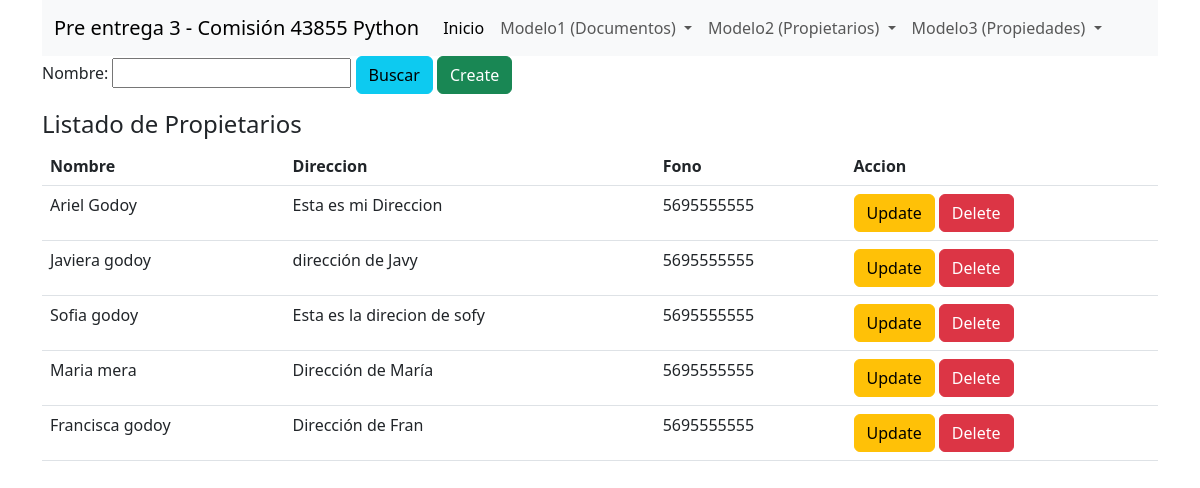
Screenshot of /listarPropietarios/ with the database file from the repository.
### crud/models.py (models this page shows)
class Propietario(models.Model):
    nombre = models.CharField(db_column='nombre', max_length=100, blank=False)
    direccion = models.CharField(db_column='direccion', max_length=100, blank=False)
    fono = models.CharField(db_column='fono',blank=False, max_length=10, default='5695555555')

### crud/views.py (the view)
# urls.py: path('listarPropietarios/', views.listarPropietarios, name='listarPropietarios'),
def listarPropietarios(request):
    form = BuscaPropietario(request.GET)
    if form.is_valid():
        filtro = form.cleaned_data['nombre']
        propietarios = Propietario.objects.filter(nombre__icontains=filtro)
    else:
        print("No es Valido ")
    return render(request,"listapropietarios.html",{'form':form,'propietarios':propietarios})

### crud/forms.py
class BuscaPropietario(forms.Form):
    nombre = forms.CharField(max_length=100,required=False)

### crud/templates/listapropietarios.html
{% extends "base.html" %}
{% block content %}
<div class="container">
    <form action="?" method="get">
        {{form}}
        <button type="submit" class="btn btn-info">Buscar</button>
        <a type="button" class="btn btn-success" href="{%url 'creaPropietario' %}">Create</a>
    </form>
<div class="card-body">
    <h4>Listado de Propietarios </h4>
    <table class="table">
        <thead>
            <tr>
                <th scope="col">Nombre</th>
                <th scope="col">Direccion</th>
                <th scope="col">Fono</th>
                <th scope="col">Accion</th>
            </tr>
        </thead>
        <tbody>
            {% for prop in propietarios %}
            <tr>
                <td>{{ prop.nombre }}</td>
                <td>{{ prop.direccion }}</td>
                <td>{{ prop.fono }}</td>
                <td>
                    <a type="button" class="btn btn-warning" href="../update-Propietario/{{ prop.id }}">Update</a>
                    <a type="button" class="btn btn-danger" href="../delete-Propietario/{{ prop.id }}">Delete</a>
                </td>
            </tr>
            {% endfor %}
        </tbody>
    </table>
</div>
</div>
{% endblock %}

### rows the page displays
Propietario: nombre "Ariel Godoy", direccion "Esta es mi Direccion", fono "5695555555"
Propietario: nombre "Javiera godoy", direccion "dirección de Javy", fono "5695555555"
Propietario: nombre "Sofia godoy", direccion "Esta es la direcion de sofy", fono "5695555555"
Propietario: nombre "Maria mera", direccion "Dirección de María", fono "5695555555"
Propietario: nombre "Francisca godoy", direccion "Dirección de Fran", fono "5695555555"
